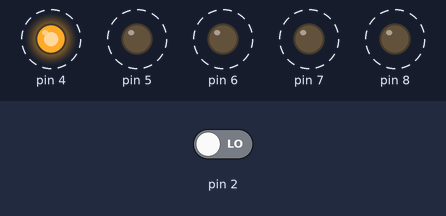
A sketch run on a simulated Arduino Uno, built with avr-gcc and run on an emulated ATmega328P. Parts: output pins drawn as LEDs (lit = HIGH). Dashed ring = blinking. The inputs (shaded band) are chosen by the test bench; at power-on: pin 2 LOW.

Above: at 2.85 s.
2.9 s: pin 2 driven HIGH
At 3.4 s:
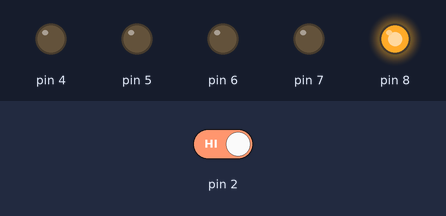
At 3.9 s:
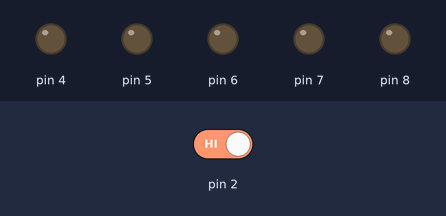
6.4 s: pin 2 driven LOW
At 8.25 s:
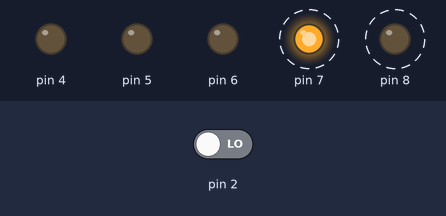
Timing chart, 0 to 16.5 s (numbered marks = the images above; inputs shaded):
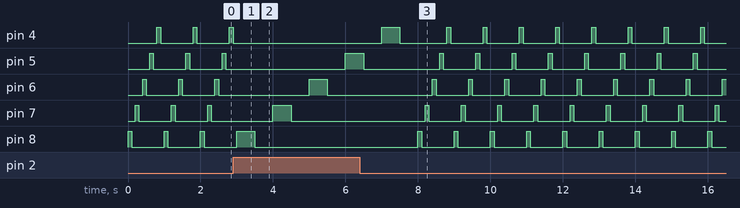

The sketch:

SIK_Switch_Cylon.ino
```cpp
//setup runs once on powerup
void setup()
{
//pins 4 through 8 as outputs
 pinMode(8, OUTPUT);
 pinMode(7, OUTPUT);
 pinMode(6, OUTPUT);
 pinMode(5, OUTPUT);
 pinMode(4, OUTPUT);
//pin 2 set as input (button)
 pinMode(2,INPUT);
}

//loop runs over and over again
void loop()
{
 boolean buttonState = digitalRead(2);

 if(buttonState == 1)
  {
	//for loop cycles through blinking pins 4 through 8
   for(int i= 8; i>=4; i--)
   {
    digitalWrite(i,HIGH);
    delay(500);
    digitalWrite(i,LOW);
    delay(500);
   }
}
 else
 {
    for(int i= 8; i>=4; i--)
   {
    digitalWrite(i,HIGH);
    delay(100);
    digitalWrite(i,LOW);
    delay(100);
   }
 }
}
```

Measured:
- after the input at 2.9 s, pin 4: goes on until 2.9 s, then stays LOW
- after the input at 6.4 s, pin 6: alternates HIGH for 0.10 s and LOW for 0.90 s, starting after 2.0 s; pin 7: alternates HIGH for 0.10 s and LOW for 0.90 s, starting after 1.8 s; pin 8: alternates HIGH for 0.10 s and LOW for 0.90 s, starting after 1.7 s
- by itself, pin 4: alternates HIGH for 0.10 s and LOW for 0.90 s
- by itself, pin 5: repeats every 1.0 s: HIGH 0.10 s, LOW 0.90 s
